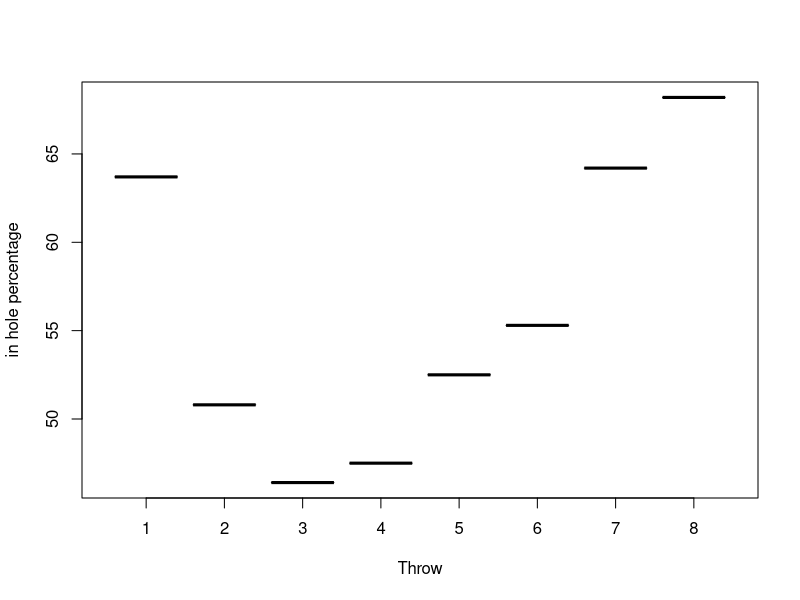
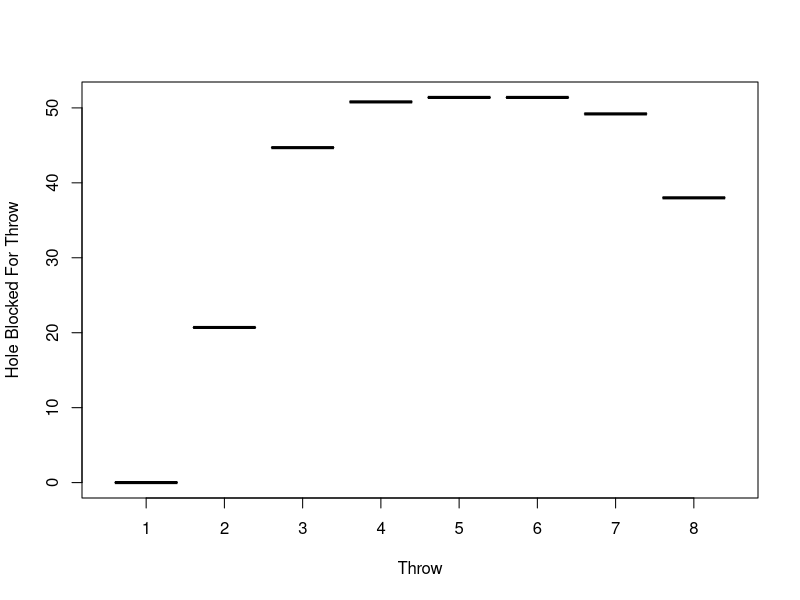
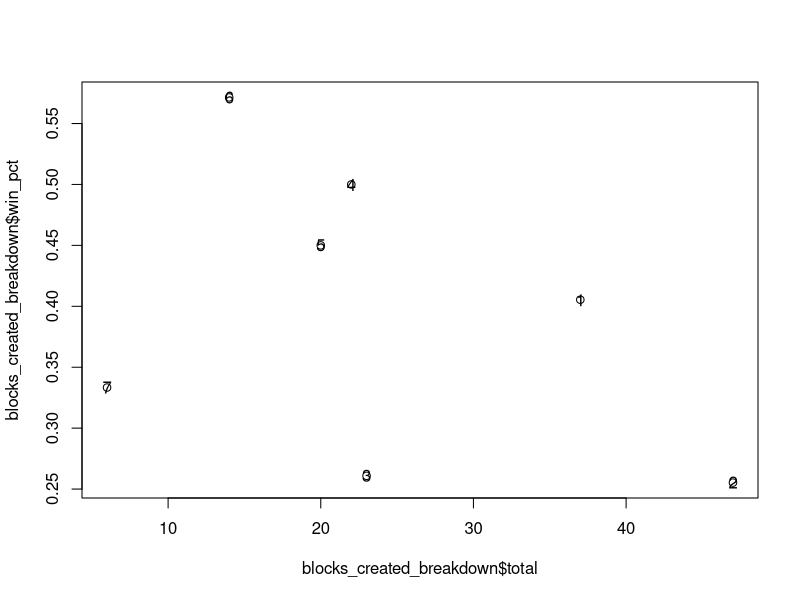

These figures' R source, in order:
## ---- chunk 1
library(readr)
library(tidyverse)
## ---- chunk 2
# data <- read.csv("STOR 538_ P1 - Sheet1.csv", header=TRUE, skip=1)
# data$Match. <- as.factor(data$Match.)
# data$Round. <- as.factor(data$Round.)
# data$Throw_Number <- as.factor(data$Throw_Number)
# data$Bag. <- as.factor(data$Bag.)


# data_cleaned <- data%>%
# filter(Round. != "FINAL")
## ---- chunk 3
## Pull data in
Master <- read.csv("master.csv", header=TRUE, skip=1)
Game_scores <- read.csv("Game_scores.csv", header=TRUE)
Round_scores <- read.csv("Round_scores.csv", header=TRUE)

Master$Match <- as.factor(Master$Match)
Master$Round <- as.factor(Master$Round)
Master$Throw_Number <- as.factor(Master$Throw_Number)
Master$Bag_Number <- as.factor(Master$Bag_Number)
## ---- chunk 4
## merge data

Cornhole <- merge(Master, Round_scores, by.x = c("Match", "Round"), by.y = c("Game_Number", "Round_Number"))
Cornhole <- merge(Cornhole, Game_scores, by.x = "Match", by.y = "Game_Number")
Cornhole <- Cornhole%>%
  select(-c("Player_1.y", "Player_2.y"))
## ---- chunk 5
head(Master)
## ---- chunk 6
Throw_breakdown <- Master%>%
  group_by(Throw_Number)%>%
  summarise(total = n(),
            in_hole_pct = round(sum(In_Hole)/total*100,1),
            on_board_pct = round(sum(On_Board)/total*100,1),
            missed_board_pct = round(sum(Missed_Board)/total*100,1),
            avg_Own_bags_dragged = sum(Own_Other_Bags_Dragged_In)/total,
            avg_Opponent_Bags_Dragged_In = sum(Opponent_Bags_Dragged_In)/total,
            avg_Own_Other_Bags_Knocked_Off = sum(Own_Other_Bags_Knocked_Off)/total,
            avg_Opponent_Other_Bags_Knocked_Off = sum(Opponent_Other_Bags_Knocked_Off)/total,
            Hole_Blocked_Before_Throw_pct = round(sum(as.numeric(Hole_Blocked_Before_Throw))/total*100,1),
            Hole_Blocked_After_pct = round(sum(Hole_Blocked_After_Throw)/total*100,1))

Throw_breakdown
## ---- chunk 7
in_hole_by_throw_plot <- plot(Throw_breakdown$Throw_Number, Throw_breakdown$in_hole_pct, xlab = "Throw", ylab = "in hole percentage")
in_hole_by_throw_plot
## ---- chunk 8
blocked_by_throw_plot <- plot(Throw_breakdown$Throw_Number, Throw_breakdown$Hole_Blocked_Before_Throw_pct, xlab = "Throw", ylab = "Hole Blocked For Throw")
blocked_by_throw_plot
## ---- chunk 9
## Average Toss Score (ATS)

by_round_ATS <- Cornhole%>%
  group_by(Match, Round, Thrower)%>%
  summarise(ATS = (sum(On_Board) + 3*sum(In_Hole))/4)
# by_round_stats <- by_round_stats[order(by_round_stats$ATS),]

by_game_ATS <- Cornhole%>%
  group_by(Match, Thrower)%>%
  summarise(total_throws = n(),
            ATS = (sum(On_Board) + 3*sum(In_Hole))/total_throws)%>%
  ungroup()


## ---- chunk 10
by_round_BC <- Cornhole%>%
  group_by(Match, Round, Thrower)%>%
  summarise(sum(Strategic_Block_Created))
by_round_BC

by_game_BC <- Cornhole%>%
  group_by(Match, Thrower)%>%
  summarise(total_throws = n(),
            BC = sum(Strategic_Block_Created),
            NBC = BC/total_throws)
by_game_BC
## ---- chunk 11
blocks_created_breakdown <- Cornhole%>%
  filter(Strategic_Block_Created == 1)%>%
  select(Match, Round, Throw_Number, Thrower, Round_Winner)%>%
  mutate(winning_block = ifelse(Round_Winner == Thrower, 1, 0))%>%
  group_by(Throw_Number)%>%
  summarise(total = n(),
            win_pct = sum(winning_block)/total)

blocks_created_breakdown
plot(blocks_created_breakdown$total, blocks_created_breakdown$win_pct)
text(blocks_created_breakdown$total, blocks_created_breakdown$win_pct, labels = blocks_created_breakdown$Throw_Number)
## ---- chunk 12
by_round_BI <- Cornhole%>%
  group_by(Match, Round, Thrower)%>%
  summarise(flat_BI = sum(Opponent_Other_Bags_Knocked_Off) + sum(Own_Other_Bags_Knocked_Off) + sum(Own_Other_Bags_Dragged_In) + sum(Opponent_Bags_Dragged_In),
            thrower_on_board = sum(On_Board))%>%
  group_by(Match, Round)%>%
  mutate(total_on_board = sum(thrower_on_board), 
         BI = flat_BI / total_on_board)%>%
  select(Match, Thrower, flat_BI, BI)
by_round_BI

by_game_BI <- Cornhole%>%
  group_by(Match, Thrower)%>%
  summarise(flat_BI = sum(Opponent_Other_Bags_Knocked_Off) + sum(Own_Other_Bags_Knocked_Off) + sum(Own_Other_Bags_Dragged_In) + sum(Opponent_Bags_Dragged_In),
            thrower_on_board = sum(On_Board))%>%
  group_by(Match)%>%
  mutate(total_on_board = sum(thrower_on_board), 
         BI = flat_BI / total_on_board)%>%
  select(Match, Thrower, flat_BI, BI)
by_game_BI
## ---- chunk 13
by_round_NBS <- Cornhole%>%
  group_by(Match, Round, Thrower)%>%
  summarise(flat_NBS = sum(Opponent_Other_Bags_Knocked_Off) - sum(Own_Other_Bags_Knocked_Off) + 2*sum(Own_Other_Bags_Dragged_In) - 2*sum(Opponent_Bags_Dragged_In))
by_round_NBS

by_game_NBS <- Cornhole%>%
  group_by(Match, Thrower)%>%
  summarise(flat_NBS = sum(Opponent_Other_Bags_Knocked_Off) - sum(Own_Other_Bags_Knocked_Off) + 2*sum(Own_Other_Bags_Dragged_In) - 2*sum(Opponent_Bags_Dragged_In),
            thrower_on_board = sum(On_Board))%>%
  group_by(Match)%>%
  mutate(total_on_board = sum(thrower_on_board), 
         norm_NBS = flat_NBS / total_on_board)%>%
  select(Match, Thrower, flat_NBS, norm_NBS)
by_game_NBS
